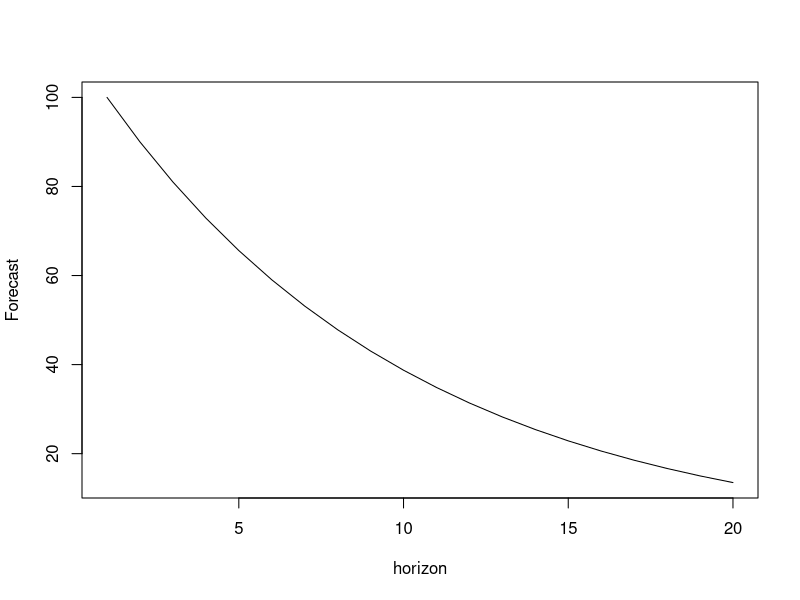
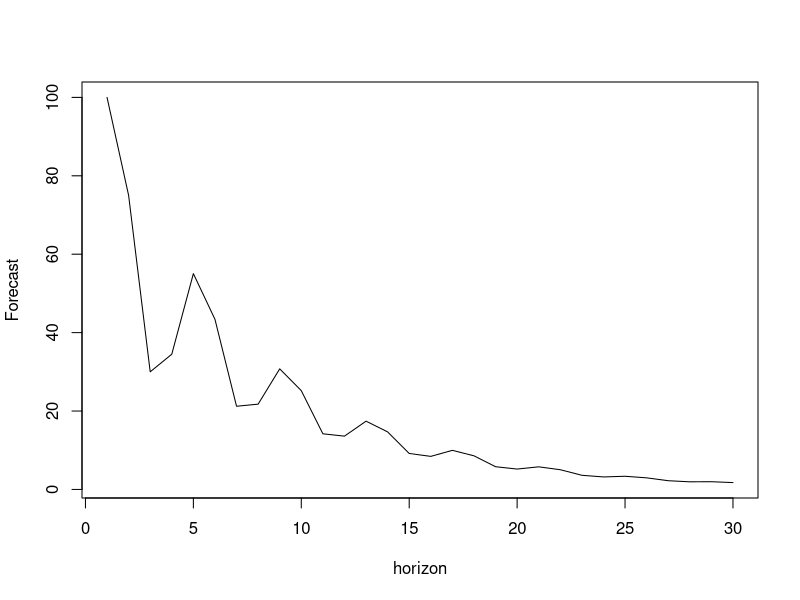
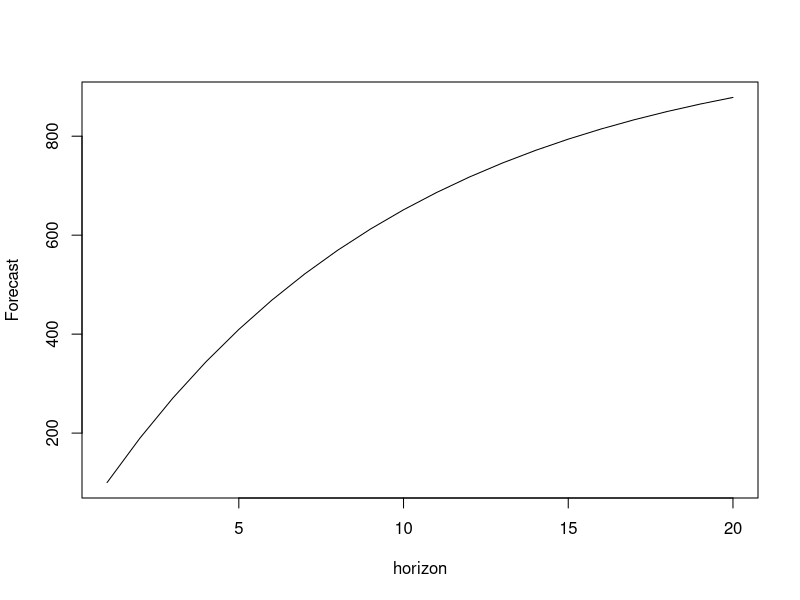
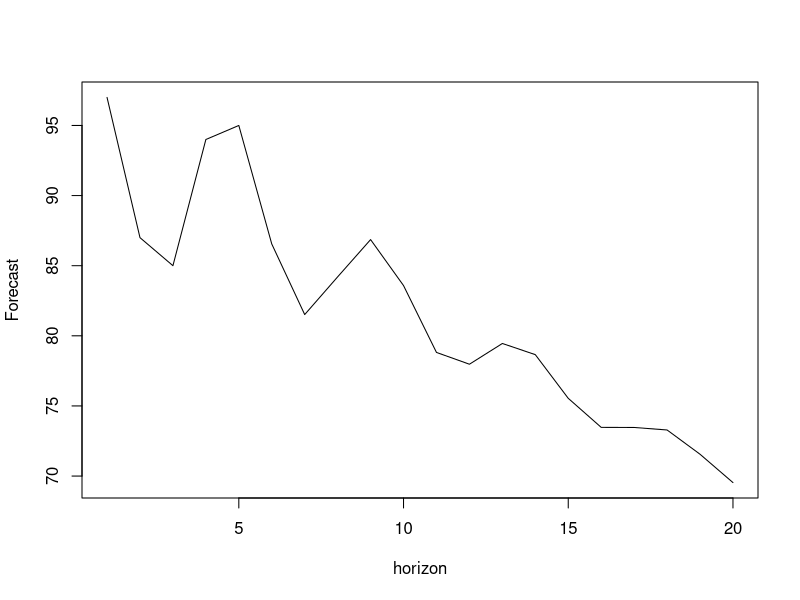

R code for these plots, in order:
## ---- chunk 1
x <- vector("numeric", 20)
x[1] <- 100
phi <- 0.9
for(i in 2:20){
    x[i] <- phi * x[i-1]
}
plot(x, type="l", xlab="horizon", ylab="Forecast")
## ---- chunk 2
x <- vector("numeric", 30)
x[1] <- 100
x[2] <- 75
x[3] <- 30
phi <- c(0.9,-0.7,0.6)
for(i in 4:30){
    x[i] <- phi[1] * x[i-1] + phi[2] * x[i-2] + phi[3] * x[i-3]
}
plot(x, type="l", xlab="horizon", ylab="Forecast")
## ---- chunk 3
x <- vector("numeric", 20)
x[1] <- 100
phi <- 0.9
for(i in 2:20){
    x[i] <- 100 + phi * x[i-1]
}
plot(x, type="l", xlab="horizon", ylab="Forecast")
## ---- chunk 4
x <- vector("numeric", 20)
x[1:5] <- c(97,87,85,94,95)
phi <- c(0.3,0.5)
for(i in 6:20){
    x[i] <- phi[1] * x[i-1] + phi[2] * x[i-4] + phi[1] * phi[2] * x[i-5]
}
plot(x, type="l", xlab="horizon", ylab="Forecast")
